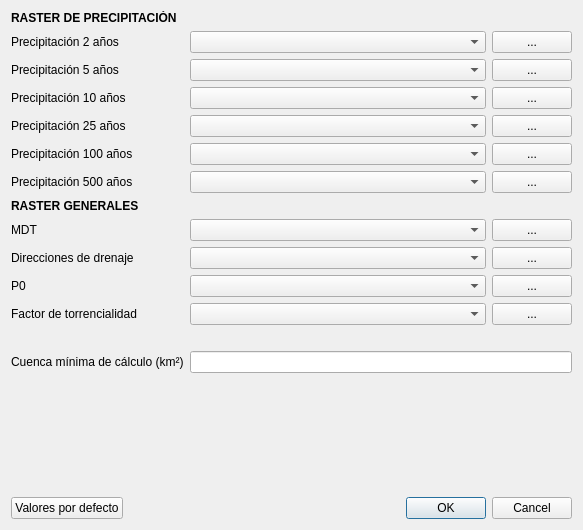
<?xml version="1.0" encoding="UTF-8"?>
<ui version="4.0">
 <class>Dialog</class>
 <widget class="QDialog" name="Dialog">
  <property name="geometry">
   <rect>
    <x>0</x>
    <y>0</y>
    <width>583</width>
    <height>530</height>
   </rect>
  </property>
  <property name="windowTitle">
   <string>Selección de las capas y de la cuenca mínima de cálculo</string>
  </property>
  <layout class="QVBoxLayout" name="verticalLayout">
   <item>
    <layout class="QGridLayout" name="gridLayout">
     <item row="8" column="2">
      <layout class="QHBoxLayout" name="horizontalLayout_9">
       <item>
        <widget class="QgsMapLayerComboBox" name="comboDEM"/>
       </item>
       <item>
        <widget class="QPushButton" name="btnDEM">
         <property name="sizePolicy">
          <sizepolicy hsizetype="Maximum" vsizetype="Fixed">
           <horstretch>0</horstretch>
           <verstretch>0</verstretch>
          </sizepolicy>
         </property>
         <property name="text">
          <string>...</string>
         </property>
        </widget>
       </item>
      </layout>
     </item>
     <item row="6" column="2">
      <layout class="QHBoxLayout" name="horizontalLayout_8">
       <item>
        <widget class="QgsMapLayerComboBox" name="comboRain500"/>
       </item>
       <item>
        <widget class="QPushButton" name="btnRain500">
         <property name="sizePolicy">
          <sizepolicy hsizetype="Maximum" vsizetype="Fixed">
           <horstretch>0</horstretch>
           <verstretch>0</verstretch>
          </sizepolicy>
         </property>
         <property name="text">
          <string>...</string>
         </property>
        </widget>
       </item>
      </layout>
     </item>
     <item row="5" column="2">
      <layout class="QHBoxLayout" name="horizontalLayout_6">
       <item>
        <widget class="QgsMapLayerComboBox" name="comboRain100"/>
       </item>
       <item>
        <widget class="QPushButton" name="btnRain100">
         <property name="sizePolicy">
          <sizepolicy hsizetype="Maximum" vsizetype="Fixed">
           <horstretch>0</horstretch>
           <verstretch>0</verstretch>
          </sizepolicy>
         </property>
         <property name="text">
          <string>...</string>
         </property>
        </widget>
       </item>
      </layout>
     </item>
     <item row="1" column="2">
      <layout class="QHBoxLayout" name="horizontalLayout_3">
       <item>
        <widget class="QgsMapLayerComboBox" name="comboRain2">
         <property name="filters">
          <set>QgsMapLayerProxyModel::RasterLayer</set>
         </property>
        </widget>
       </item>
       <item>
        <widget class="QPushButton" name="btnRain2">
         <property name="sizePolicy">
          <sizepolicy hsizetype="Maximum" vsizetype="Fixed">
           <horstretch>0</horstretch>
           <verstretch>0</verstretch>
          </sizepolicy>
         </property>
         <property name="text">
          <string>...</string>
         </property>
        </widget>
       </item>
      </layout>
     </item>
     <item row="2" column="2">
      <layout class="QHBoxLayout" name="horizontalLayout_2">
       <item>
        <widget class="QgsMapLayerComboBox" name="comboRain5"/>
       </item>
       <item>
        <widget class="QPushButton" name="btnRain5">
         <property name="sizePolicy">
          <sizepolicy hsizetype="Maximum" vsizetype="Fixed">
           <horstretch>0</horstretch>
           <verstretch>0</verstretch>
          </sizepolicy>
         </property>
         <property name="text">
          <string>...</string>
         </property>
        </widget>
       </item>
      </layout>
     </item>
     <item row="3" column="2">
      <layout class="QHBoxLayout" name="horizontalLayout_5">
       <item>
        <widget class="QgsMapLayerComboBox" name="comboRain10"/>
       </item>
       <item>
        <widget class="QPushButton" name="btnRain10">
         <property name="sizePolicy">
          <sizepolicy hsizetype="Maximum" vsizetype="Fixed">
           <horstretch>0</horstretch>
           <verstretch>0</verstretch>
          </sizepolicy>
         </property>
         <property name="text">
          <string>...</string>
         </property>
        </widget>
       </item>
      </layout>
     </item>
     <item row="4" column="2">
      <layout class="QHBoxLayout" name="horizontalLayout_4">
       <item>
        <widget class="QgsMapLayerComboBox" name="comboRain25"/>
       </item>
       <item>
        <widget class="QPushButton" name="btnRain25">
         <property name="sizePolicy">
          <sizepolicy hsizetype="Maximum" vsizetype="Fixed">
           <horstretch>0</horstretch>
           <verstretch>0</verstretch>
          </sizepolicy>
         </property>
         <property name="text">
          <string>...</string>
         </property>
        </widget>
       </item>
      </layout>
     </item>
     <item row="9" column="2">
      <layout class="QHBoxLayout" name="horizontalLayout_10">
       <item>
        <widget class="QgsMapLayerComboBox" name="comboFlowDir"/>
       </item>
       <item>
        <widget class="QPushButton" name="btnFlowDir">
         <property name="sizePolicy">
          <sizepolicy hsizetype="Maximum" vsizetype="Fixed">
           <horstretch>0</horstretch>
           <verstretch>0</verstretch>
          </sizepolicy>
         </property>
         <property name="text">
          <string>...</string>
         </property>
        </widget>
       </item>
      </layout>
     </item>
     <item row="10" column="2">
      <layout class="QHBoxLayout" name="horizontalLayout_11">
       <item>
        <widget class="QgsMapLayerComboBox" name="comboP0"/>
       </item>
       <item>
        <widget class="QPushButton" name="btnP0">
         <property name="sizePolicy">
          <sizepolicy hsizetype="Maximum" vsizetype="Fixed">
           <horstretch>0</horstretch>
           <verstretch>0</verstretch>
          </sizepolicy>
         </property>
         <property name="text">
          <string>...</string>
         </property>
        </widget>
       </item>
      </layout>
     </item>
     <item row="11" column="2">
      <layout class="QHBoxLayout" name="horizontalLayout_12">
       <item>
        <widget class="QgsMapLayerComboBox" name="comboI1Id"/>
       </item>
       <item>
        <widget class="QPushButton" name="btnI1Id">
         <property name="sizePolicy">
          <sizepolicy hsizetype="Maximum" vsizetype="Fixed">
           <horstretch>0</horstretch>
           <verstretch>0</verstretch>
          </sizepolicy>
         </property>
         <property name="text">
          <string>...</string>
         </property>
        </widget>
       </item>
      </layout>
     </item>
     <item row="13" column="2">
      <widget class="QLineEdit" name="txtBasinSize"/>
     </item>
     <item row="11" column="1">
      <widget class="QLabel" name="label_13">
       <property name="text">
        <string>Factor de torrencialidad</string>
       </property>
      </widget>
     </item>
     <item row="1" column="1">
      <widget class="QLabel" name="label_2">
       <property name="text">
        <string>Precipitación 2 años</string>
       </property>
      </widget>
     </item>
     <item row="9" column="1">
      <widget class="QLabel" name="label_11">
       <property name="text">
        <string>Direcciones de drenaje</string>
       </property>
      </widget>
     </item>
     <item row="8" column="1">
      <widget class="QLabel" name="label_10">
       <property name="text">
        <string>MDT</string>
       </property>
      </widget>
     </item>
     <item row="7" column="1">
      <widget class="QLabel" name="label_9">
       <property name="font">
        <font>
         <weight>75</weight>
         <bold>true</bold>
        </font>
       </property>
       <property name="text">
        <string>RASTER GENERALES</string>
       </property>
      </widget>
     </item>
     <item row="10" column="1">
      <widget class="QLabel" name="label_12">
       <property name="text">
        <string>P0</string>
       </property>
      </widget>
     </item>
     <item row="0" column="1">
      <widget class="QLabel" name="label">
       <property name="font">
        <font>
         <weight>75</weight>
         <bold>true</bold>
        </font>
       </property>
       <property name="text">
        <string>RASTER DE PRECIPITACIÓN</string>
       </property>
      </widget>
     </item>
     <item row="5" column="1">
      <widget class="QLabel" name="label_6">
       <property name="text">
        <string>Precipitación 100 años</string>
       </property>
      </widget>
     </item>
     <item row="4" column="1">
      <widget class="QLabel" name="label_5">
       <property name="text">
        <string>Precipitación 25 años</string>
       </property>
      </widget>
     </item>
     <item row="2" column="1">
      <widget class="QLabel" name="label_3">
       <property name="text">
        <string>Precipitación 5 años</string>
       </property>
      </widget>
     </item>
     <item row="3" column="1">
      <widget class="QLabel" name="label_4">
       <property name="text">
        <string>Precipitación 10 años</string>
       </property>
      </widget>
     </item>
     <item row="6" column="1">
      <widget class="QLabel" name="label_8">
       <property name="text">
        <string>Precipitación 500 años</string>
       </property>
      </widget>
     </item>
     <item row="12" column="1">
      <widget class="QLabel" name="label_14">
       <property name="font">
        <font>
         <weight>75</weight>
         <bold>true</bold>
        </font>
       </property>
       <property name="text">
        <string>                   </string>
       </property>
      </widget>
     </item>
     <item row="13" column="1">
      <widget class="QLabel" name="label_15">
       <property name="text">
        <string>Cuenca mínima de cálculo (km²)</string>
       </property>
      </widget>
     </item>
    </layout>
   </item>
   <item>
    <spacer name="verticalSpacer">
     <property name="orientation">
      <enum>Qt::Vertical</enum>
     </property>
     <property name="sizeHint" stdset="0">
      <size>
       <width>20</width>
       <height>40</height>
      </size>
     </property>
    </spacer>
   </item>
   <item>
    <layout class="QHBoxLayout" name="horizontalLayout">
     <item>
      <widget class="QPushButton" name="btnDefault">
       <property name="text">
        <string>Valores por defecto</string>
       </property>
      </widget>
     </item>
     <item>
      <widget class="QDialogButtonBox" name="buttonBox">
       <property name="orientation">
        <enum>Qt::Horizontal</enum>
       </property>
       <property name="standardButtons">
        <set>QDialogButtonBox::Cancel|QDialogButtonBox::Ok</set>
       </property>
      </widget>
     </item>
    </layout>
   </item>
  </layout>
 </widget>
 <customwidgets>
  <customwidget>
   <class>QgsMapLayerComboBox</class>
   <extends>QComboBox</extends>
   <header>qgis.gui</header>
  </customwidget>
    <customwidget>
   <class>QgsMapLayerProxyModel</class>
   <extends>QComboBox</extends>
   <header>qgis.core</header>
  </customwidget>
 </customwidgets>
 <resources/>
 <connections/>
</ui>
